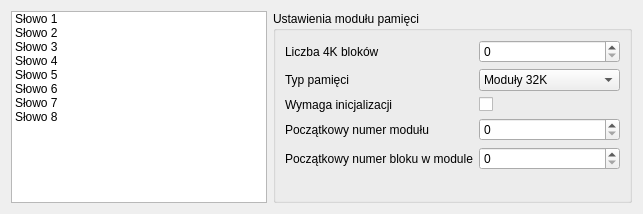
      <widget class="QWidget" name="memory">
       <attribute name="title">
        <string>Pamięć</string>
       </attribute>
       <attribute name="toolTip">
        <string>Opis pamięci operacyjnej zarządzanej przez system (w jednym słowie można opisać do 64 bloków po 4K, o kolejnych fizycznych adresach począwszy od wskazanego)</string>
       </attribute>
       <layout class="QHBoxLayout" name="horizontalLayout_8">
        <item>
         <widget class="QListWidget" name="mem_list">
          <property name="sizePolicy">
           <sizepolicy hsizetype="Preferred" vsizetype="Preferred">
            <horstretch>0</horstretch>
            <verstretch>0</verstretch>
           </sizepolicy>
          </property>
          <property name="toolTip">
           <string>W jednym słowie konfiguracji można opisać do 64 bloków po 4K, o kolejnych fizycznych adresach począwszy od wskazanego</string>
          </property>
          <item>
           <property name="text">
            <string>Słowo 1</string>
           </property>
           <property name="font">
            <font>
             <weight>50</weight>
             <bold>false</bold>
            </font>
           </property>
          </item>
          <item>
           <property name="text">
            <string>Słowo 2</string>
           </property>
          </item>
          <item>
           <property name="text">
            <string>Słowo 3</string>
           </property>
          </item>
          <item>
           <property name="text">
            <string>Słowo 4</string>
           </property>
          </item>
          <item>
           <property name="text">
            <string>Słowo 5</string>
           </property>
          </item>
          <item>
           <property name="text">
            <string>Słowo 6</string>
           </property>
          </item>
          <item>
           <property name="text">
            <string>Słowo 7</string>
           </property>
          </item>
          <item>
           <property name="text">
            <string>Słowo 8</string>
           </property>
          </item>
         </widget>
        </item>
        <item>
         <widget class="QGroupBox" name="groupBox">
          <property name="sizePolicy">
           <sizepolicy hsizetype="Minimum" vsizetype="Minimum">
            <horstretch>0</horstretch>
            <verstretch>0</verstretch>
           </sizepolicy>
          </property>
          <property name="title">
           <string>Ustawienia modułu pamięci</string>
          </property>
          <layout class="QFormLayout" name="formLayout">
           <item row="0" column="0">
            <widget class="QLabel" name="label_8">
             <property name="text">
              <string>Liczba 4K bloków</string>
             </property>
             <property name="buddy">
              <cstring>mem_blocks</cstring>
             </property>
            </widget>
           </item>
           <item row="0" column="1">
            <widget class="QSpinBox" name="mem_blocks">
             <property name="minimum">
              <number>0</number>
             </property>
             <property name="maximum">
              <number>64</number>
             </property>
            </widget>
           </item>
           <item row="1" column="0">
            <widget class="QLabel" name="label_6">
             <property name="text">
              <string>Typ pamięci</string>
             </property>
             <property name="buddy">
              <cstring>mem_type</cstring>
             </property>
            </widget>
           </item>
           <item row="1" column="1">
            <widget class="QComboBox" name="mem_type">
             <item>
              <property name="text">
               <string>Moduły 32K</string>
              </property>
             </item>
             <item>
              <property name="text">
               <string>Moduły 64K (MEGA)</string>
              </property>
             </item>
            </widget>
           </item>
           <item row="2" column="0">
            <widget class="QLabel" name="label_7">
             <property name="toolTip">
              <string>prawdopodobnie tylko dla pamięci MEGA</string>
             </property>
             <property name="layoutDirection">
              <enum>Qt::LeftToRight</enum>
             </property>
             <property name="text">
              <string>Wymaga inicjalizacji</string>
             </property>
             <property name="buddy">
              <cstring>mem_init</cstring>
             </property>
            </widget>
           </item>
           <item row="2" column="1">
            <widget class="QCheckBox" name="mem_init">
             <property name="toolTip">
              <string>prawdopodobnie tylko dla pamięci MEGA</string>
             </property>
             <property name="layoutDirection">
              <enum>Qt::LeftToRight</enum>
             </property>
             <property name="text">
              <string/>
             </property>
            </widget>
           </item>
           <item row="3" column="0">
            <widget class="QLabel" name="label_9">
             <property name="text">
              <string>Początkowy numer modułu</string>
             </property>
             <property name="buddy">
              <cstring>mem_module_start</cstring>
             </property>
            </widget>
           </item>
           <item row="3" column="1">
            <widget class="QSpinBox" name="mem_module_start">
             <property name="maximum">
              <number>15</number>
             </property>
            </widget>
           </item>
           <item row="4" column="0">
            <widget class="QLabel" name="label_10">
             <property name="text">
              <string>Początkowy numer bloku w module</string>
             </property>
             <property name="buddy">
              <cstring>mem_block_start</cstring>
             </property>
            </widget>
           </item>
           <item row="4" column="1">
            <widget class="QSpinBox" name="mem_block_start">
             <property name="maximum">
              <number>15</number>
             </property>
            </widget>
           </item>
          </layout>
         </widget>
        </item>
       </layout>
      </widget>
